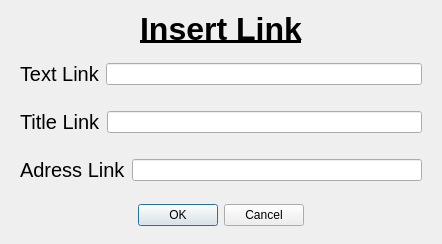
<?xml version="1.0" encoding="UTF-8"?>
<ui version="4.0">
 <class>link_dialog</class>
 <widget class="QDialog" name="link_dialog">
  <property name="geometry">
   <rect>
    <x>0</x>
    <y>0</y>
    <width>442</width>
    <height>244</height>
   </rect>
  </property>
  <property name="windowTitle">
   <string>Insert Link</string>
  </property>
  <property name="windowIcon">
   <iconset resource="qdarkstyle/dark/style.qrc">
    <normaloff>:/qss_icons/dark/rc/transparent_focus@2x.png</normaloff>:/qss_icons/dark/rc/transparent_focus@2x.png</iconset>
  </property>
  <layout class="QVBoxLayout" name="verticalLayout">
   <item>
    <widget class="QLabel" name="label">
     <property name="font">
      <font>
       <pointsize>24</pointsize>
       <bold>true</bold>
       <underline>true</underline>
      </font>
     </property>
     <property name="text">
      <string>Insert Link</string>
     </property>
     <property name="alignment">
      <set>Qt::AlignCenter</set>
     </property>
    </widget>
   </item>
   <item>
    <widget class="QWidget" name="widget" native="true">
     <layout class="QHBoxLayout" name="horizontalLayout">
      <item>
       <widget class="QLabel" name="text_label">
        <property name="font">
         <font>
          <pointsize>15</pointsize>
         </font>
        </property>
        <property name="text">
         <string>Text Link</string>
        </property>
       </widget>
      </item>
      <item>
       <widget class="QLineEdit" name="text_line_edit"/>
      </item>
     </layout>
    </widget>
   </item>
   <item>
    <widget class="QWidget" name="widget_2" native="true">
     <layout class="QHBoxLayout" name="horizontalLayout_2">
      <item>
       <widget class="QLabel" name="title_label">
        <property name="font">
         <font>
          <pointsize>15</pointsize>
         </font>
        </property>
        <property name="text">
         <string>Title Link</string>
        </property>
       </widget>
      </item>
      <item>
       <widget class="QLineEdit" name="title_line_edit"/>
      </item>
     </layout>
    </widget>
   </item>
   <item>
    <widget class="QWidget" name="widget_3" native="true">
     <layout class="QHBoxLayout" name="horizontalLayout_3">
      <item>
       <widget class="QLabel" name="adress_link">
        <property name="font">
         <font>
          <pointsize>15</pointsize>
         </font>
        </property>
        <property name="text">
         <string>Adress Link</string>
        </property>
       </widget>
      </item>
      <item>
       <widget class="QLineEdit" name="adress_line_edit"/>
      </item>
     </layout>
    </widget>
   </item>
   <item alignment="Qt::AlignHCenter|Qt::AlignVCenter">
    <widget class="QDialogButtonBox" name="buttonBox">
     <property name="orientation">
      <enum>Qt::Horizontal</enum>
     </property>
     <property name="standardButtons">
      <set>QDialogButtonBox::Cancel|QDialogButtonBox::Ok</set>
     </property>
    </widget>
   </item>
  </layout>
 </widget>
 <resources>
  <include location="qdarkstyle/dark/style.qrc"/>
 </resources>
 <connections>
  <connection>
   <sender>buttonBox</sender>
   <signal>accepted()</signal>
   <receiver>link_dialog</receiver>
   <slot>accept()</slot>
   <hints>
    <hint type="sourcelabel">
     <x>248</x>
     <y>254</y>
    </hint>
    <hint type="destinationlabel">
     <x>157</x>
     <y>274</y>
    </hint>
   </hints>
  </connection>
  <connection>
   <sender>buttonBox</sender>
   <signal>rejected()</signal>
   <receiver>link_dialog</receiver>
   <slot>reject()</slot>
   <hints>
    <hint type="sourcelabel">
     <x>316</x>
     <y>260</y>
    </hint>
    <hint type="destinationlabel">
     <x>286</x>
     <y>274</y>
    </hint>
   </hints>
  </connection>
 </connections>
</ui>
